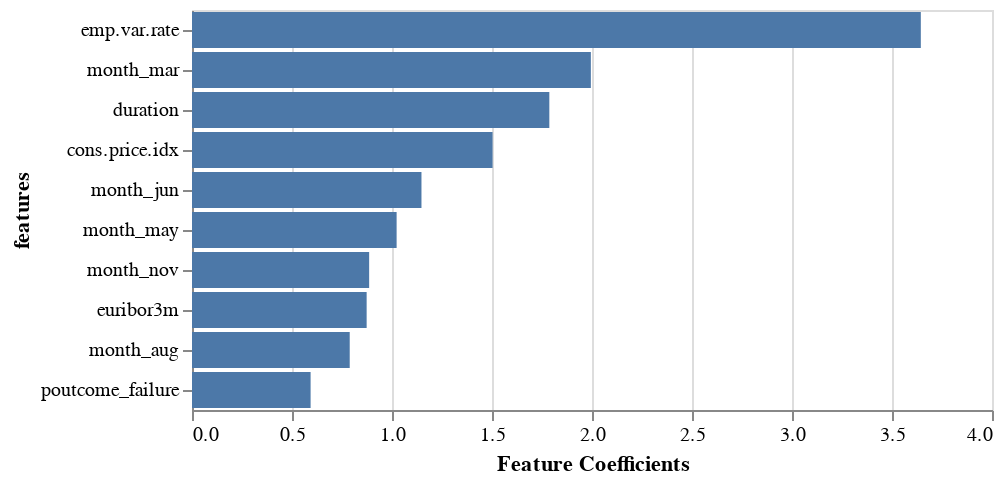

The cell this chart's notebook holds for it:
### Code cell
# plot

### Figure 1 — Vega-Lite specification as saved in the notebook (floating-point values rounded to 4 significant figures)
{"config": {"view": {"continuousWidth": 400, "continuousHeight": 300}}, "data": {"name": "data-4ab72ab41a9a0f70e1f83d7f7988a12c"}, "mark": "bar", "encoding": {"x": {"type": "quantitative", "field": "abs", "scale": {"domain": [0, 4]}, "title": "Feature Coefficients"}, "y": {"type": "nominal", "field": "features", "sort": "-x", "title": "features"}}, "$schema": "https://vega.github.io/schema/vega-lite/v4.8.1.json", "datasets": {"data-4ab72ab41a9a0f70e1f83d7f7988a12c": [{"features": "emp.var.rate", "coefficient": -3.644, "abs": 3.644}, {"features": "month_mar", "coefficient": 1.994, "abs": 1.994}, {"features": "duration", "coefficient": 1.787, "abs": 1.787}, {"features": "cons.price.idx", "coefficient": 1.503, "abs": 1.503}, {"features": "month_jun", "coefficient": -1.147, "abs": 1.147}, {"features": "month_may", "coefficient": -1.023, "abs": 1.023}, {"features": "month_nov", "coefficient": -0.8857, "abs": 0.8857}, {"features": "euribor3m", "coefficient": 0.8732, "abs": 0.8732}, {"features": "month_aug", "coefficient": 0.7886, "abs": 0.7886}, {"features": "poutcome_failure", "coefficient": -0.593, "abs": 0.593}]}}
